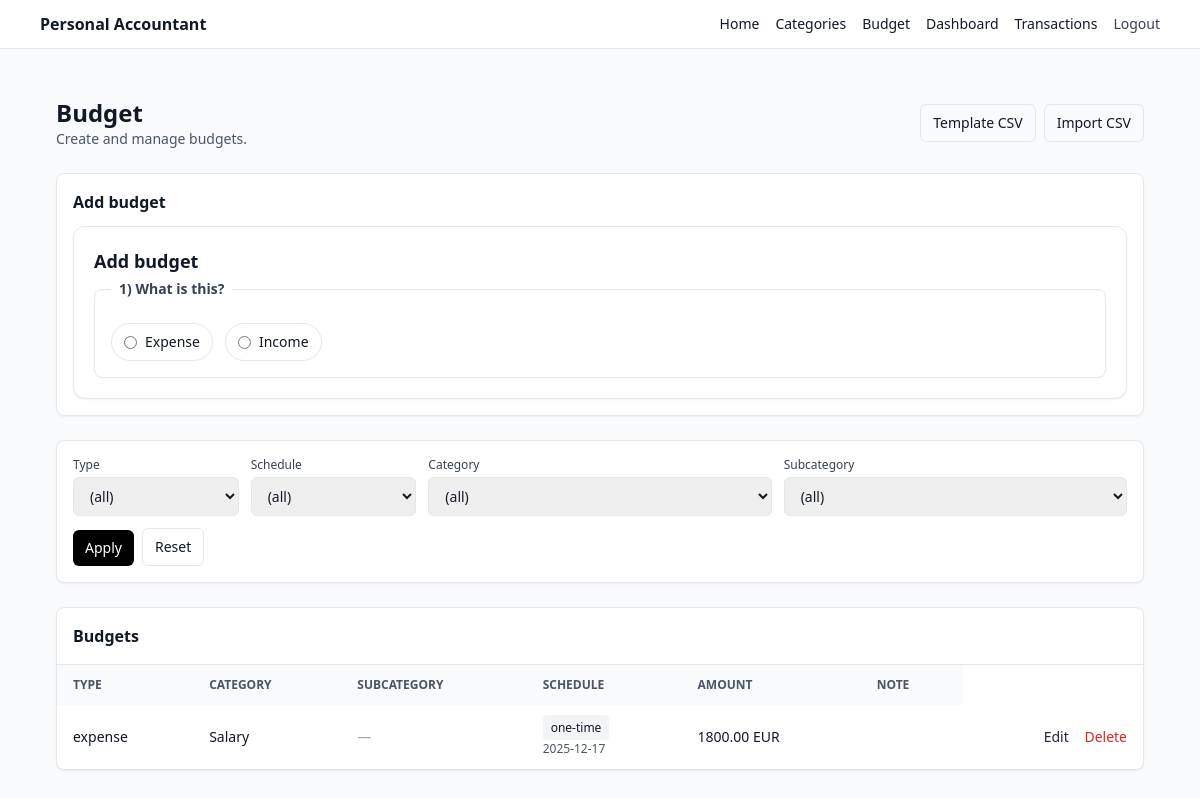
/budget (signed in), run on an earlier commit of the app's database.
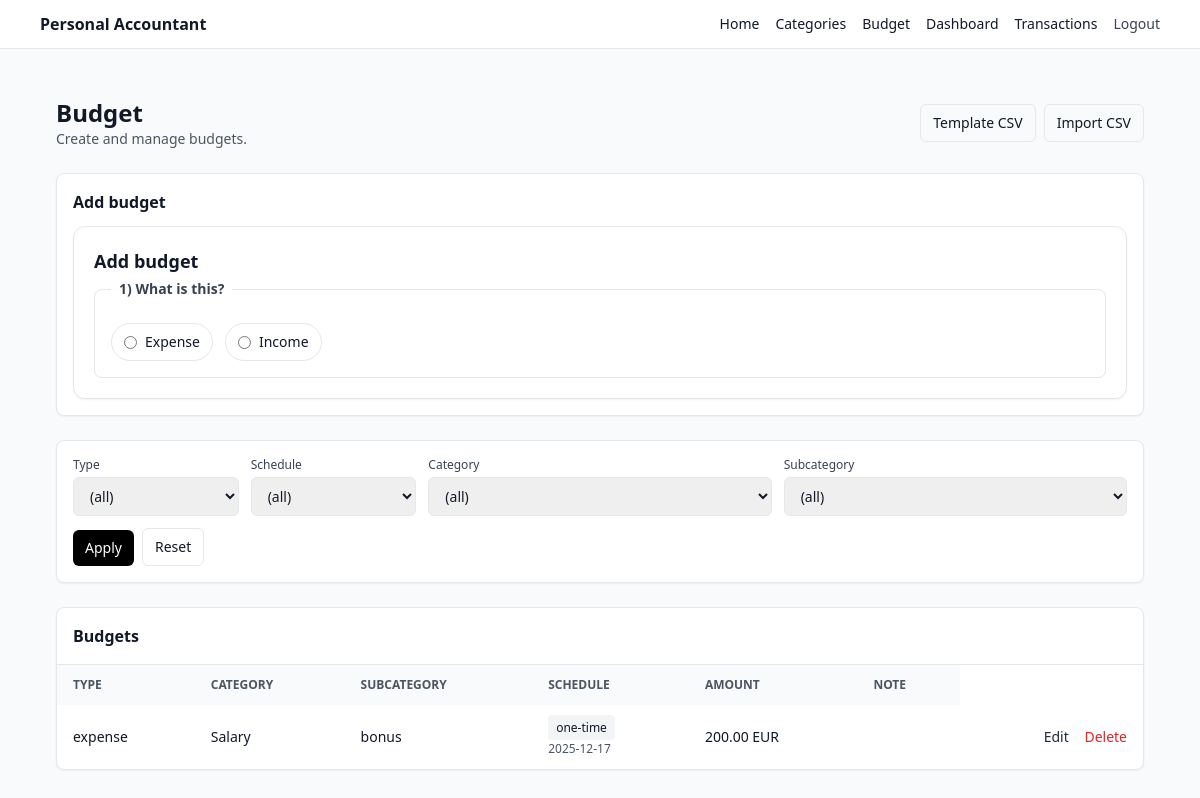
And on a later commit of the database.
### app/models.py (models this page shows)
class Budget(SQLModel, table=True):
    id: int | None = Field(default=None, primary_key=True)
    user_id: int = Field(foreign_key="user.id", index=True)
    type: BudgetType  # income/expense
    amount_cents: int
    currency: str  # e.g. "EUR"
    category_id: int = Field(foreign_key="category.id", index=True)
    subcategory_id: int | None = Field(default=None, foreign_key="subcategory.id", index=True)
    is_recurring: bool = False
    repeat_unit: RepeatUnit | None = None        # weekly/monthly/yearly
    repeat_interval: int | None = None           # every N units (1=every month/week/year)
    day_of_month: int | None = None              # for monthly/yearly patterns
    weekday: int | None = None                   # 0=Mon ... 6=Sun for weekly patterns
    one_time_date: date | None = None
    start_date: date | None = None
    end_date: date | None = None
    note: str | None = None
    created_at: datetime = Field(default_factory=datetime.utcnow)

class Subcategory(SQLModel, table=True):
    __table_args__ = (
        UniqueConstraint("category_id", "name", name="uq_subcategory_category_name"),
    )
    id: int | None = Field(default=None, primary_key=True)
    user_id: int = Field(foreign_key="user.id", index=True)   # convenience + ownership
    category_id: int = Field(foreign_key="category.id", index=True)
    name: str
    icon: str | None = None
    created_at: datetime = Field(default_factory=datetime.utcnow)

### app/routes/budgets.py (the view)
@router.get("/budget", response_class=HTMLResponse)
def list_budget(
    request: Request,
    type: str | None = None,  # query param
    schedule: str | None = None,
    category_id: str | None = None,
    subcategory_id: str | None = None,
    q: str | None = None,
    created_from: str | None = None,
    created_to: str | None = None,
    db: Session = Depends(get_session),
    uid: int | None = Depends(current_user_id),
):
    if not uid:
        return RedirectResponse(url="/login", status_code=303)
    filters = {
        "type": (type or "").strip(),
        "schedule": (schedule or "").strip(),
        "category_id": (category_id or "").strip(),
        "subcategory_id": (subcategory_id or "").strip(),
        "q": (q or "").strip(),
        "created_from": (created_from or "").strip(),
        "created_to": (created_to or "").strip(),
    }
    return _render_budget_page(request, uid, db, filters=filters)

### templates/budget.html (shortened to what the changed rows need)
{% extends "_base.html" %}
{% block content %}
  <div class="mx-auto max-w-6xl px-4 py-6">
    <div class="mb-6 flex items-center justify-between">
      <div>
        <h1 class="text-2xl font-semibold">Budget</h1>
      </div>
    </div>
    <div class="mb-6 rounded-lg border bg-white p-4 shadow-sm">
      <h2 class="mb-3 font-semibold">Add budget</h2>
      {% include "_budget_form_journey.html" %}
    </div>
    <div class="rounded-lg border bg-white shadow-sm">
      <div class="border-b p-4">
        <h2 class="font-semibold">Budgets</h2>
      </div>
      {% if budgets and budgets|length > 0 %}
        <div class="overflow-x-auto">
          <table class="w-full text-left text-sm">
            <thead class="bg-gray-50 text-xs uppercase text-gray-600">
              <tr>
                <th class="px-4 py-3">Type</th>
                <th class="px-4 py-3">Category</th>
                <th class="px-4 py-3">Subcategory</th>
                <th class="px-4 py-3">Schedule</th>
                <th class="px-4 py-3">Amount</th>
                <th class="px-4 py-3">Note</th>
              </tr>
            </thead>
            <tbody class="divide-y">
              {% for b in budgets %}
                {% set cat = categories_by_id.get(b.category_id|int) %}
                {% set sub = (subcategories_by_id.get(b.subcategory_id|int) if b.subcategory_id else None) %}
                <tr class="hover:bg-gray-50">
                  <td class="px-4 py-3">{{ (b.type.value if b.type is not string else ((b.type.split('.')[-1])|lower)) }}</td>
                  <td class="px-4 py-3">
                    {% if cat %}
                      {{ (cat.icon ~ ' ' if cat.icon else '') ~ cat.name }}
                    {% else %}
                      Category {{ b.category_id }}
                    {% endif %}
                  </td>
                  <td class="px-4 py-3">
                    {% if sub %}
                      {{ (sub.icon ~ ' ' if sub.icon else '') ~ sub.name }}
                    {% else %}
                      <span class="text-gray-400">—</span>
                    {% endif %}
                  </td>
                  <td class="px-4 py-3">
                    {% if b.is_recurring %}
                      <span class="rounded bg-gray-100 px-2 py-1 text-xs">recurring</span>
                      <div class="mt-1 text-xs text-gray-600">
                        every {{ b.repeat_interval or 1 }} {{ (b.repeat_unit.value if b.repeat_unit else b.repeat_unit) }}
                        {% if b.weekday is not none %} • weekday {{ b.weekday }}{% endif %}
                        {% if b.day_of_month is not none %} • day {{ b.day_of_month }}{% endif %}
                        {% if b.start_date %} • start {{ b.start_date }}{% endif %}
                        {% if b.end_date %} • end {{ b.end_date }}{% endif %}
                      </div>
                    {% else %}
                      <span class="rounded bg-gray-100 px-2 py-1 text-xs">one-time</span>
                      <div class="mt-1 text-xs text-gray-600">
                        {{ b.one_time_date }}
                      </div>
                    {% endif %}
                  </td>
                  <td class="px-4 py-3">
                    {{ cents_to_euros_str(b.amount_cents) }} {{ b.currency }}
                  </td>
                  <td class="px-4 py-3">
                  </td>
                  <td class="px-4 py-3 text-right whitespace-nowrap">
                    <a href="/budget/{{ b.id }}/edit" class="text-sm font-medium text-gray-800 hover:text-black">Edit</a>
                    <form action="/budget/{{ b.id }}/delete" method="post" class="inline" onsubmit="return confirm('Delete budget?');">
                      <button type="submit" class="ml-3 text-sm font-medium text-red-600 hover:text-red-700">Delete</button>
                    </form>
                  </td>
</tr>
              {% endfor %}
            </tbody>
          </table>
        </div>
      {% else %}
        <div class="p-4 text-sm text-gray-600">No budgets yet.</div>
      {% endif %}
    </div>
  </div>
{% endblock %}

What changed in the data, as far as the page shows it:
changed Budget "expense": amount_cents "1800.00" → "200.00"; no longer shows "—"
now on this page (row unchanged): Subcategory: icon+name "bonus"
